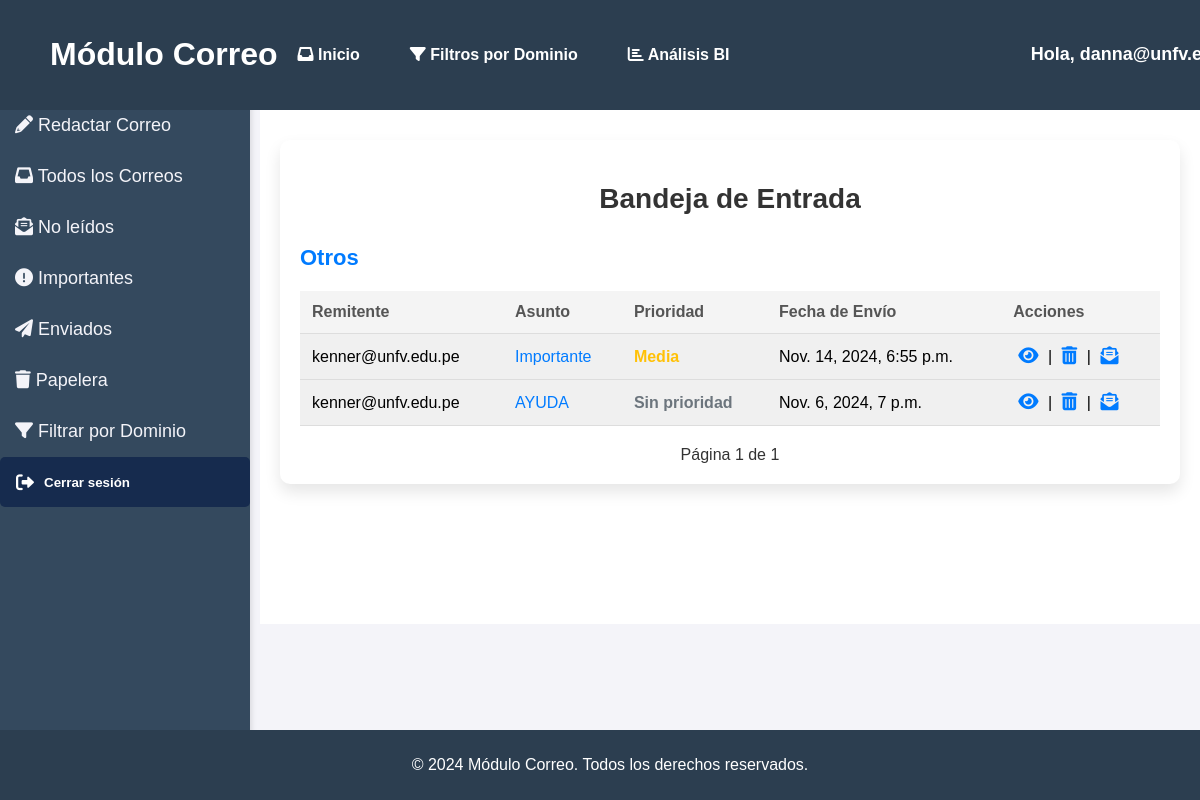
/home/inbox/ (signed in), run on an earlier commit of the app's database.
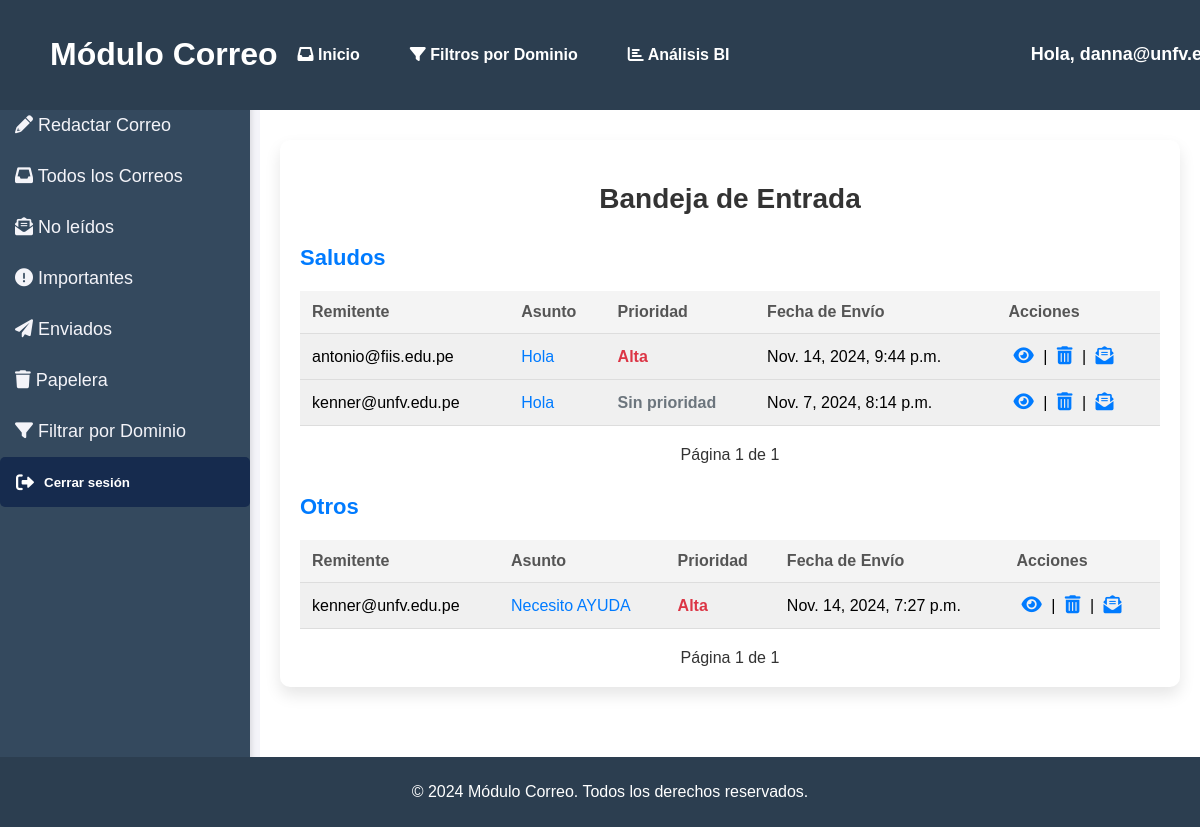
And on a later commit of the database.
### emails/models.py (models this page shows, shortened)
class Correo(models.Model):
    remitente = models.ForeignKey(User, on_delete=models.CASCADE, related_name="enviados")
    destinatario = models.ForeignKey(User, on_delete=models.CASCADE, related_name="correos_recibidos")
    asunto = models.CharField(max_length=200)
    contenido = models.TextField()
    fecha_envio = models.DateTimeField(auto_now_add=True)
    eliminado_por_remitente = models.BooleanField(default=False)
    eliminado_por_destinatario = models.BooleanField(default=False)
    prioridad = models.ForeignKey(Prioridad, on_delete=models.SET_NULL, null=True, blank=True)  # Clave foránea
    leido = models.BooleanField(default=False)

class Prioridad(models.Model):
    nivel = models.CharField(max_length=50)  # Ej: "Alta", "Media", "Baja"
    descripcion = models.TextField(blank=True, null=True)  # Descripción opcional

### emails/views.py (the view)
# urls.py: path('inbox/', views.inbox_view, name='inbox'),
@login_required
def inbox_view(request):
    correos_recibidos = Correo.objects.filter(destinatario=request.user,eliminado_por_destinatario=False).order_by('-fecha_envio')
    clasificados = {}
    for correo in correos_recibidos:
        categoria = clasificar_por_asunto(correo.asunto)
        if categoria not in clasificados:
            clasificados[categoria] = []
        clasificados[categoria].append(correo)
    for categoria, correos in clasificados.items():
        paginator = Paginator(correos, 10)  # Paginación para cada categoría
        page_number = request.GET.get(f'page_{categoria}')  # Usamos un parámetro de página único por categoría
        page_obj = paginator.get_page(page_number)  # Obtener los correos de la página actual
        clasificados[categoria] = page_obj  # Reemplazamos la lista de correos por el objeto de paginación
    return render(request, 'emails/inbox.html', {
        'correos_clasificados': clasificados
    })

### emails/utils.py (called while the page is built)
def clasificar_por_asunto(asunto):
    asunto = asunto.lower()  # Convertir a minúsculas para evitar problemas de mayúsculas
    for categoria, palabras_clave in CATEGORIAS_POR_PALABRAS.items():
        for palabra in palabras_clave:
            if palabra in asunto:
                return categoria
    return "Otros"  # Categoría por defecto

### Templates/emails/inbox.html (shortened to what this page needs)
{% extends 'emails/base.html' %}
{% block content %}
<div class="bandeja-container">
  <h2>Bandeja de Entrada</h2>
  {% if correos_clasificados %}
    {% for categoria, page_obj in correos_clasificados.items %}
      <h3>{{ categoria }}</h3>
      <table>
        <thead>
          <tr>
            <th>Remitente</th>
            <th>Asunto</th>
            <th>Prioridad</th>
            <th>Fecha de Envío</th>
            <th>Acciones</th>
          </tr>
        </thead>
        <tbody>
          {% for correo in page_obj %}
            <tr class="{% if correo.leido %}leido{% else %}no-leido{% endif %}">
              <td>{{ correo.remitente }}</td>
              <td>
                <a href="{% url 'ver_correo' correo.id %}">{{ correo.asunto }}</a>
              </td>
              <td class="prioridad {% if correo.prioridad.nivel == 'Alta' %}prioridad-alta{% elif correo.prioridad.nivel == 'Media' %}prioridad-media{% elif correo.prioridad.nivel == 'Baja' %}prioridad-baja{% else %}prioridad-sin{% endif %}">
                {% if correo.prioridad.nivel %}
                  {{ correo.prioridad.nivel }}
                {% else %}
                  Sin prioridad
                {% endif %}
              </td>
              <td>{{ correo.fecha_envio }}</td>
              <td class="acciones">
                <a href="{% url 'ver_correo' correo.id %}" title="Ver Correo"><i class="fas fa-eye"></i></a> |
                <a href="{% url 'eliminar_correo_recibido' correo.id %}" title="Eliminar Correo"><i class="fas fa-trash-alt"></i></a> |
                {% if correo.leido %}
                  <a href="{% url 'marcar_como_no_leido' correo.id %}" title="Marcar como No Leído"><i class="fas fa-envelope-open-text"></i></a>
                {% endif %}
              </td>
            </tr>
          {% endfor %}
        </tbody>
      </table>
      <div class="pagination">
        <span>Página {{ page_obj.number }} de {{ page_obj.paginator.num_pages }}</span>
      </div>
    {% endfor %}
  {% else %}
    <p>No tienes correos en tu bandeja de entrada.</p>
  {% endif %}
</div>
{% endblock %}

What changed in the data, as far as the page shows it:
no longer on this page (row edited): Correo: remitente "kenner@unfv.edu.pe", asunto "Importante", prioridad.nivel "Media", fecha_envio "Nov. 14, 2024, 6:55 p.m.", leido True (drawn), shown under "Otros"
no longer on this page (row edited): Correo: remitente "kenner@unfv.edu.pe", asunto "AYUDA", shows "Sin prioridad", fecha_envio "Nov. 6, 2024, 7 p.m.", leido True (drawn), shown under "Otros"
added Correo: remitente "antonio@fiis.edu.pe", asunto "Hola", prioridad.nivel "Alta", fecha_envio "Nov. 14, 2024, 9:44 p.m.", leido True (drawn), shown under "Saludos"
now on this page (row edited): Correo: remitente "kenner@unfv.edu.pe", asunto "Hola", shows "Sin prioridad", fecha_envio "Nov. 7, 2024, 8:14 p.m.", leido True (drawn), shown under "Saludos"
added Correo: remitente "kenner@unfv.edu.pe", asunto "Necesito AYUDA", prioridad.nivel "Alta", fecha_envio "Nov. 14, 2024, 7:27 p.m.", leido True (drawn), shown under "Otros"
Also different on the page:
new list line: "Saludos Remitente Asunto Prioridad Fecha de Envío Acciones Página 1 de 1"
